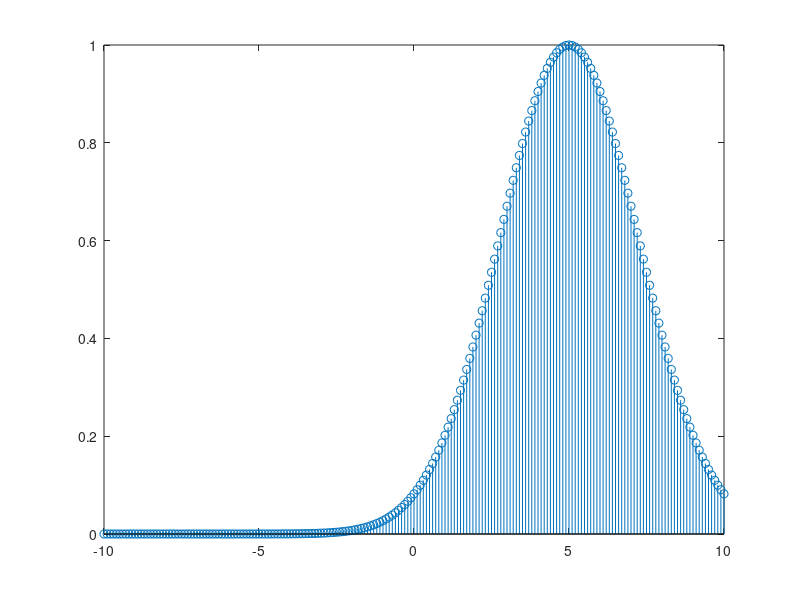

Write MATLAB code to recreate this figure.
x=-10:.1:10;
sig=input('enter variance value=');
mew=input('enter value of mean close to zero');
g=1/sig* sqrt(2*pi);
k=exp((-(x-mew).^2)/(sig*2));
y=g*k/max(g*k);
stem(x,y)

